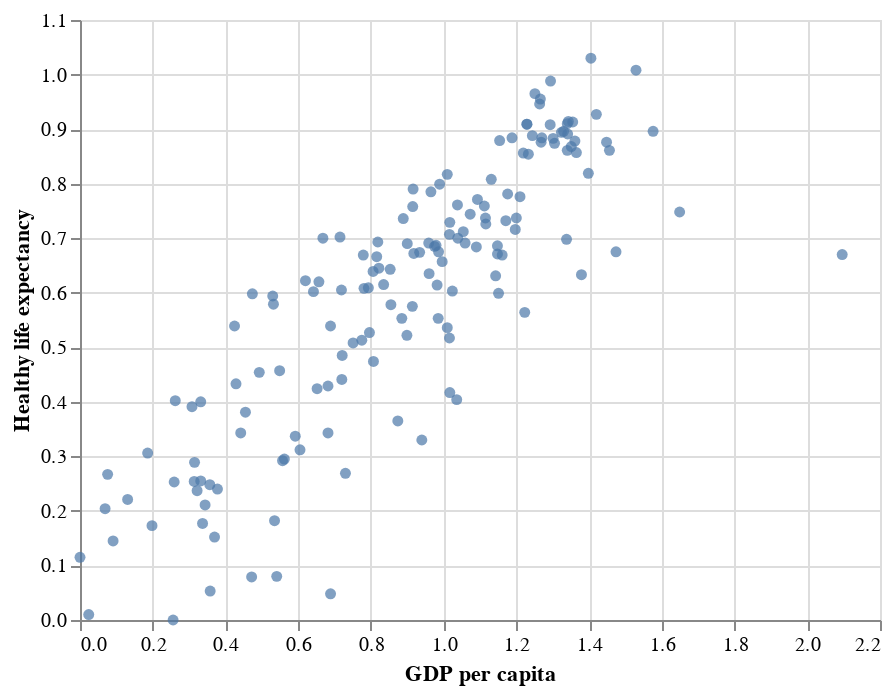

Write notebook code for a chart like this one.
### Code cell
c2 = alt.Chart(df).mark_circle().encode(
    x = "GDP per capita",
    y = "Healthy life expectancy",
    tooltip = "Country or region"
)
c2

### Figure 1 — Vega-Lite specification as saved in the notebook (floating-point values rounded to 4 significant figures; data arrays with more than 128 entries replaced by an {"elided": "..."} marker saying what was removed)
{"config": {"view": {"continuousWidth": 400, "continuousHeight": 300}}, "data": {"name": "data-34560c8eedea187da97010ac78453820"}, "mark": "circle", "encoding": {"tooltip": {"field": "Country or region", "type": "nominal"}, "x": {"field": "GDP per capita", "type": "quantitative"}, "y": {"field": "Healthy life expectancy", "type": "quantitative"}}, "$schema": "https://vega.github.io/schema/vega-lite/v4.17.0.json", "datasets": {"data-34560c8eedea187da97010ac78453820": {"elided": "156 records"}}}
